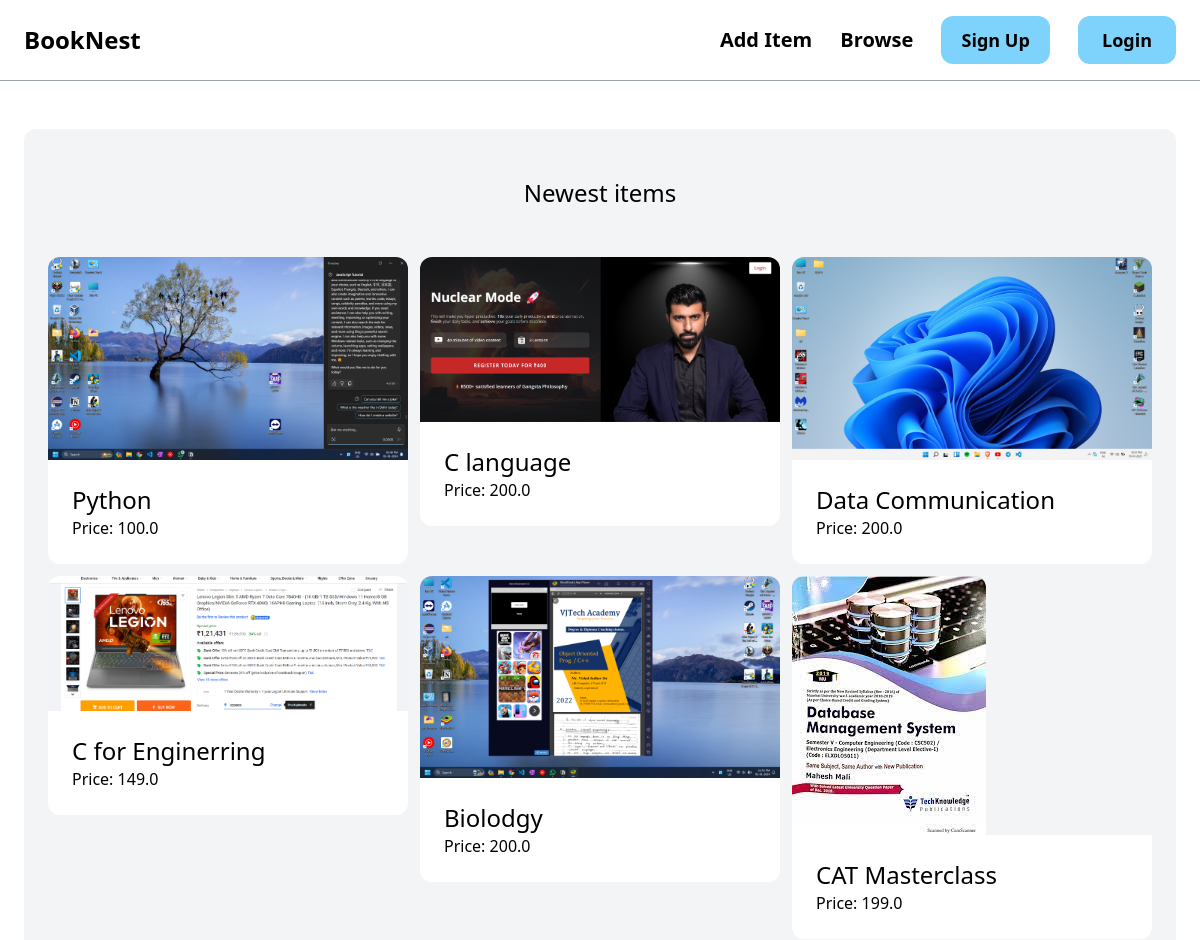
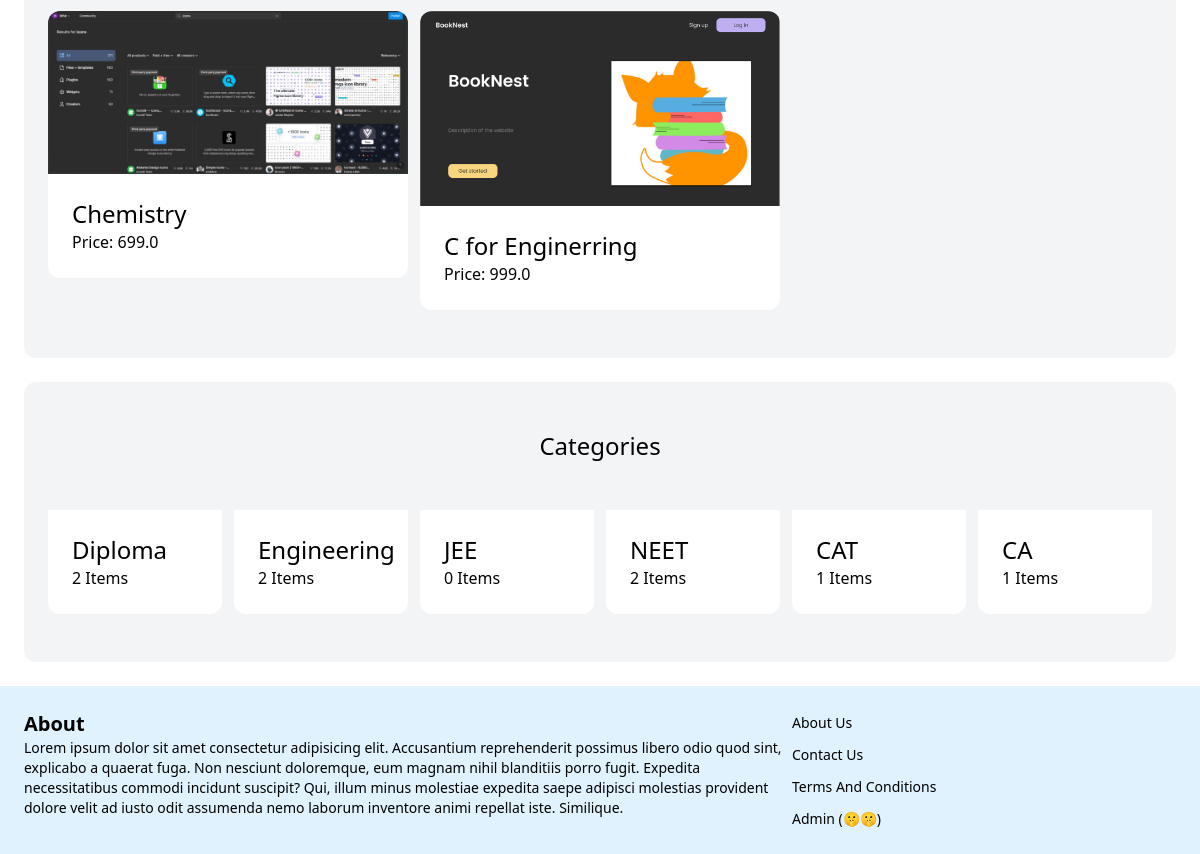
The app's page /index/, older data (2 pictures, top to bottom).
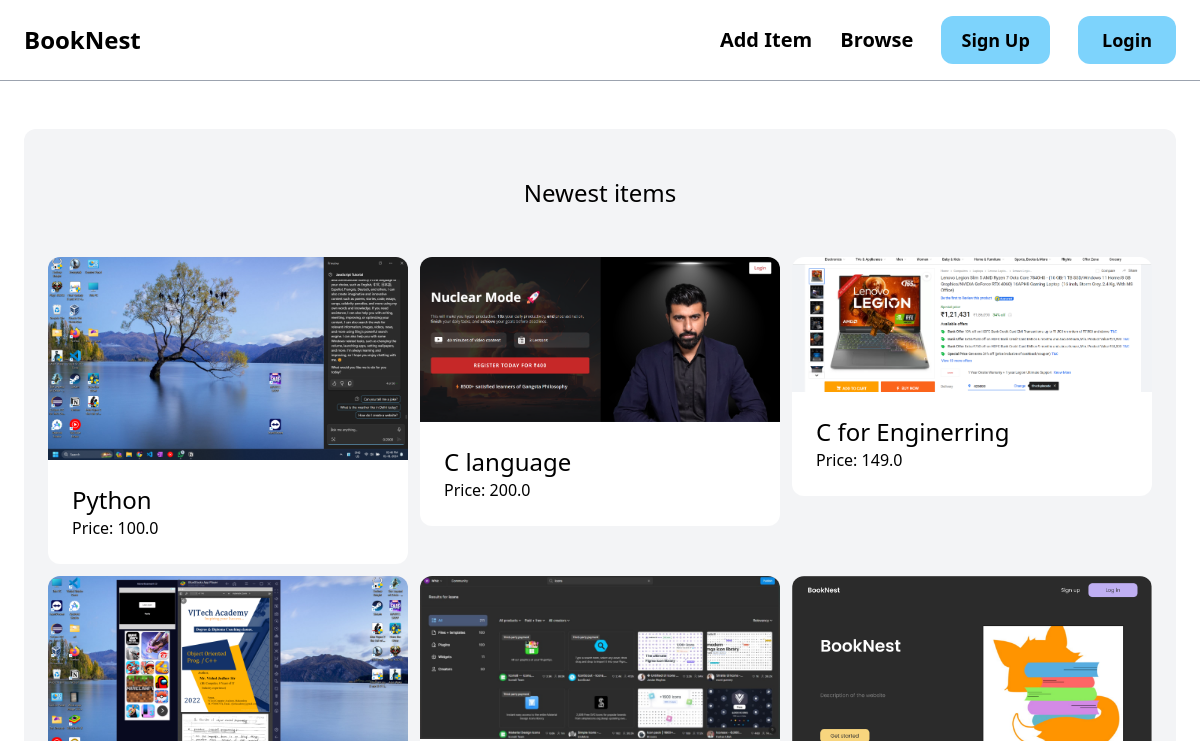
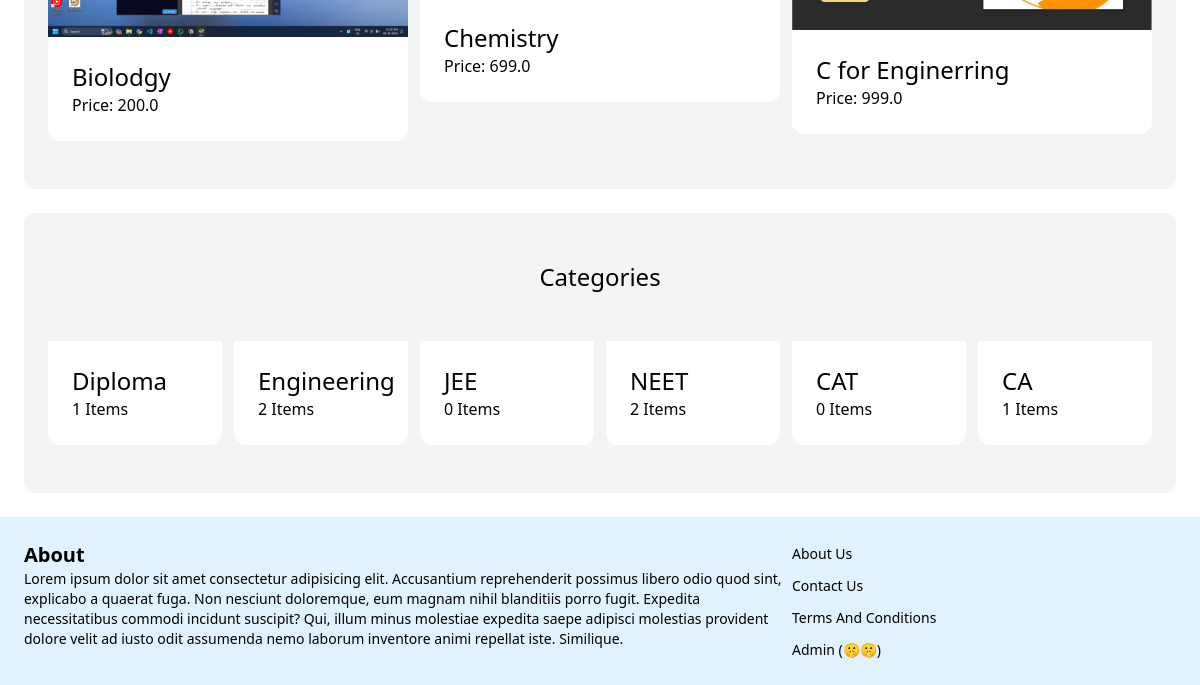
The same page, newer data (2 pictures, top to bottom).
### item/models.py (models this page shows, shortened)
class Items(models.Model):
    category =  models.ForeignKey(Category,related_name="items",on_delete=models.CASCADE)
    publication = models.CharField(max_length=30)
    is_combo = models.BooleanField(default=False)
    book_name = models.CharField(max_length=255)
    description = models.TextField(null=True, blank=True)
    price = models.FloatField()
    image = models.ImageField(upload_to="item_images",blank=True,null=True)
    is_sold = models.BooleanField(default=False)
    created_by = models.ForeignKey(User ,related_name='items',on_delete=models.CASCADE)
    created_at = models.DateField(auto_now_add=True)

class Category(models.Model):
    name=models.CharField(max_length=100)

### core/views.py (the view)
# urls.py: path('index/',views.index2,name="index"),
def index2(request):
    items = Items.objects.filter(is_sold=False)
    category = Category.objects.all()
    return render(request,'core/index.html',{"category":category,"item":items})

### core/templates/core/index.html (shortened to what this page needs)
{% extends "core/base.html" %}
{% block content %}
<div class="mt-6 px-6 py-12 bg-gray-100 rounded-xl">
    <h2 class="mb-12 text-2xl text-center">Newest items</h2>
    <div class="grid grid-cols-3 gap-3">
        {% for item in item %}
        <div>
            <a href="/item/{{item.id}}">
                <div>
                    <img src="{{item.image.url}}" alt="{{item.book_name}}" height="500" widht="500" class="rounded-t-xl">
                </div>
                <div class="p-6 bg-white rounded-b-xl">
                    <h2 class="text-2xl">{{item.book_name}}</h2>
                    <p class="text-grey-500">Price: {{item.price}}</p>
                </div>
            </a>
        </div>
        {% endfor %}
    </div>
</div>
<div class="mt-6 px-6 py-12 bg-gray-100 rounded-xl">
    <h2 class="mb-12 text-2xl text-center">Categories</h2>
    <div class="grid grid-cols-6 gap-3">
        {% for cat in category %}
        <div>
            <a href="/item/{{item.id}}">
                <div class="p-6 bg-white rounded-b-xl">
                    <h2 class="text-2xl">{{cat.name}}</h2>
                    <p class="text-grey-500">{{cat.items.count}} Items</p>
                </div>
            </a>
        </div>
        {% endfor %}
    </div>
</div>
{% endblock content %}

Row changes from the older to the newer data that the page shows:
removed Items: image (picture), book_name "Data Communication", price "200.0"
removed Items: image (picture), book_name "CAT Masterclass", price "199.0"
computed for Category "Diploma": items.count "2" → "1"
computed for Category "CAT": items.count "1" → "0"
